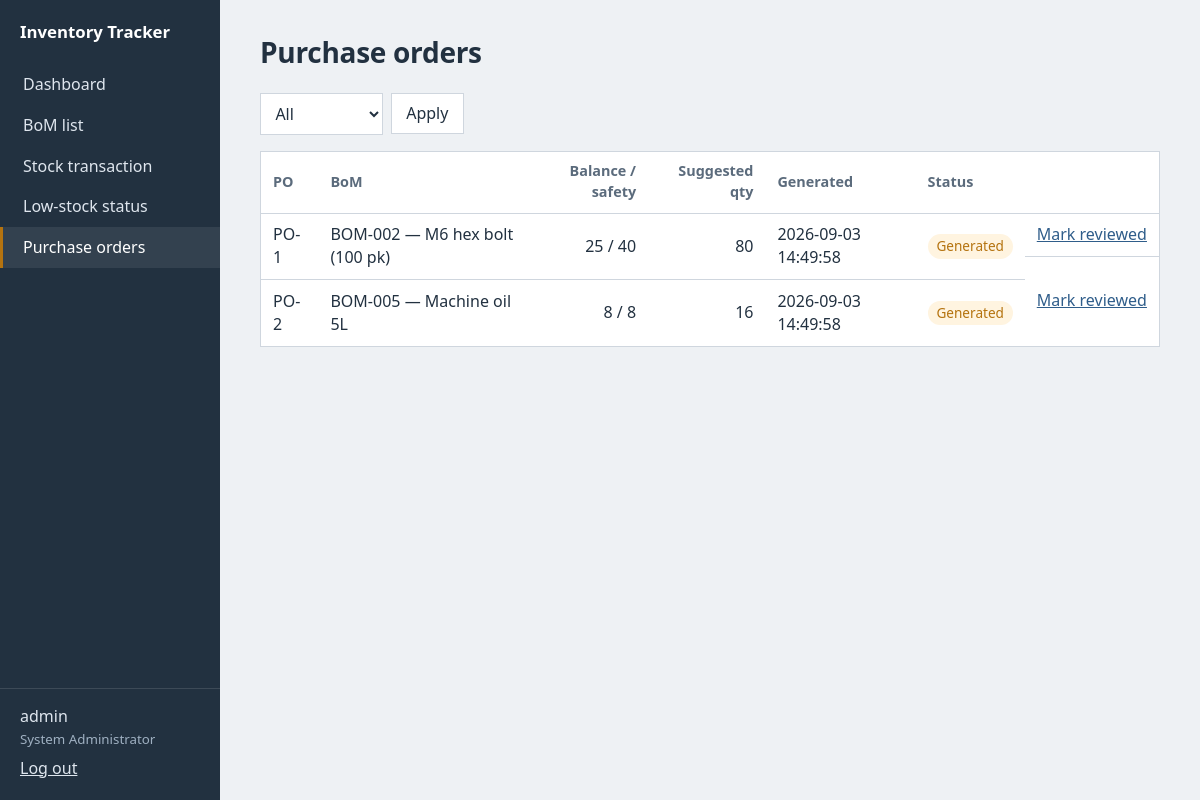
The app's page /purchase-orders/ (signed in) with its own data.
### tables this page shows
CREATE TABLE users (
    user_id        INTEGER PRIMARY KEY AUTOINCREMENT,
    username       TEXT    NOT NULL UNIQUE,
    password_hash  TEXT    NOT NULL,
    role           TEXT    NOT NULL CHECK (role IN (
                       'Inventory Staff', 'Inventory Manager',
                       'Business Owner', 'System Administrator'))
);

CREATE TABLE purchase_order (
    po_id                INTEGER PRIMARY KEY AUTOINCREMENT,
    bom_id               TEXT    NOT NULL REFERENCES bom(bom_id),
    suggested_reorder_qty INTEGER NOT NULL,
    status               TEXT    NOT NULL DEFAULT 'Generated'
                             CHECK (status IN ('Generated', 'Reviewed')),
    generated_date       TEXT    NOT NULL,
    reviewed_by          INTEGER REFERENCES users(user_id)
);

CREATE TABLE bom (
    bom_id             TEXT    PRIMARY KEY,            -- FR13: unique
    bom_name           TEXT    NOT NULL,
    category           TEXT    NOT NULL,
    price              REAL    NOT NULL CHECK (price >= 0),
    opening_balance    INTEGER NOT NULL CHECK (opening_balance >= 0),
    current_balance    INTEGER NOT NULL CHECK (current_balance >= 0),  -- NFR-07
    safety_stock_level INTEGER NOT NULL CHECK (safety_stock_level >= 0),
    reorder_qty        INTEGER NOT NULL CHECK (reorder_qty > 0),       -- fixed qty (SDD §8C)
    is_active          INTEGER NOT NULL DEFAULT 1,     -- FR6: delete = remove from active list
    created_by         INTEGER REFERENCES users(user_id),
    created_date       TEXT    NOT NULL
);

### app/purchase_orders.py (the view)
@bp.route("/")
@login_required
def list_po():
    status = request.args.get("status", "All")
    sql = """SELECT po.*, b.bom_name, b.current_balance, b.safety_stock_level, u.username AS reviewer
             FROM purchase_order po
             JOIN bom b ON b.bom_id = po.bom_id
             LEFT JOIN users u ON u.user_id = po.reviewed_by"""
    params = []
    if status in ("Generated", "Reviewed"):
        sql += " WHERE po.status = ?"
        params.append(status)
    sql += " ORDER BY po.status = 'Reviewed', po.generated_date DESC"
    rows = get_db().execute(sql, params).fetchall()
    return render_template("purchase_orders.html", pos=rows, status=status)

### app/auth.py (called while the page is built)
@bp.before_app_request
def load_user():
    uid = session.get("user_id")
    g.user = get_db().execute("SELECT * FROM users WHERE user_id = ?", (uid,)).fetchone() if uid else None
    g.can_modify = bool(g.user) and g.user["role"] in MODIFY_ROLES

def login_required(view):
    @wraps(view)
    def wrapped(*a, **kw):
        if g.user is None:
            return redirect(url_for("auth.login"))
        return view(*a, **kw)
    return wrapped

### app/db.py (called while the page is built)
def get_db():
    if "db" not in g:
        g.db = sqlite3.connect(current_app.config["DATABASE"])
        g.db.row_factory = sqlite3.Row
        g.db.execute("PRAGMA foreign_keys = ON")
    return g.db

### app/templates/purchase_orders.html
{% extends "base.html" %}{% block title %}Purchase orders · Inventory Tracker{% endblock %}
{% block content %}
<header class="page"><h1>Purchase orders</h1></header>
<form method="get" class="filters">
  <select name="status" aria-label="PO status">
    {% for s in ['All', 'Generated', 'Reviewed'] %}<option {{ 'selected' if s == status }}>{{ s }}</option>{% endfor %}
  </select>
  <button>Apply</button>
</form>
{% if pos %}
<table>
  <thead><tr><th>PO</th><th>BoM</th><th class="num">Balance / safety</th><th class="num">Suggested qty</th><th>Generated</th><th>Status</th><th></th></tr></thead>
  <tbody>{% for p in pos %}
  <tr><td>PO-{{ p.po_id }}</td><td>{{ p.bom_id }} — {{ p.bom_name }}</td>
    <td class="num">{{ p.current_balance }} / {{ p.safety_stock_level }}</td>
    <td class="num">{{ p.suggested_reorder_qty }}</td><td>{{ p.generated_date }}</td>
    <td><span class="badge {{ 'warn' if p.status == 'Generated' else 'ok' }}">{{ p.status }}{% if p.reviewer %} by {{ p.reviewer }}{% endif %}</span></td>
    <td class="row-actions">{% if p.status == 'Generated' and g.can_modify %}
      <form method="post" action="{{ url_for('po.review', po_id=p.po_id) }}"><button class="link">Mark reviewed</button></form>{% endif %}</td></tr>
  {% endfor %}</tbody>
</table>
{% else %}<p class="empty">No purchase orders. They appear automatically when a BoM reaches its safety stock level.</p>{% endif %}
{% endblock %}

### app/templates/base.html (shortened to what this page needs)
<!doctype html>
<html lang="en">
<head>
<link rel="stylesheet" href="{{ url_for('static', filename='style.css') }}">
</head>
<body>
{% if g.user %}
<nav class="side">
  <div class="brand">Inventory Tracker</div>
  <a href="{{ url_for('dashboard.index') }}" class="{{ 'on' if request.endpoint == 'dashboard.index' }}">Dashboard</a>
  <a href="{{ url_for('bom.list_bom') }}" class="{{ 'on' if request.endpoint and request.endpoint.startswith('bom.') }}">BoM list</a>
  <a href="{{ url_for('txn.new') }}" class="{{ 'on' if request.endpoint == 'txn.new' }}">Stock transaction</a>
  <a href="{{ url_for('dashboard.low_stock') }}" class="{{ 'on' if request.endpoint == 'dashboard.low_stock' }}">Low-stock status</a>
  <a href="{{ url_for('po.list_po') }}" class="{{ 'on' if request.endpoint and request.endpoint.startswith('po.') }}">Purchase orders</a>
  <div class="who">
    <span>{{ g.user.username }}</span>
    <small>{{ g.user.role }}</small>
    <form method="post" action="{{ url_for('auth.logout') }}"><button class="link">Log out</button></form>
  </div>
</nav>
{% endif %}
<main class="{{ 'with-nav' if g.user }}">
  {% block content %}{% endblock %}
</main>
</body>
</html>

### app/static/style.css (style rules this page uses)
:root { --ink: #223140; --ink-soft: #5b6b7c; --paper: #eef1f4; --panel: #ffffff; --line: #cfd6de; --steel: #2f5d8a; --steel-dark: #244a6f; --amber: #b5730f; --amber-bg: #fff4e0; --moss: #3d7a4a; --moss-bg: #e9f4ea; --red: #a63d3d; --red-bg: #fbe9e9; --nav-w: 220px; }
* { box-sizing: border-box; }
html { font-size: 16px; }
body { margin: 0; background: var(--paper); color: var(--ink); font-family: "Avenir Next", "Segoe UI", "Helvetica Neue", Arial, sans-serif; line-height: 1.45; }
a { color: var(--steel); }
h1 { font-size: 1.75rem; font-weight: 600; margin: 0; letter-spacing: -0.01em; }
.side { position: fixed; inset: 0 auto 0 0; width: var(--nav-w); background: var(--ink); color: #dfe6ee; display: flex; flex-direction: column; padding: 1.25rem 0; }
.side .brand { font-weight: 600; color: #fff; padding: 0 1.25rem 1.25rem; font-size: 1.05rem; }
.side a { color: inherit; text-decoration: none; padding: 0.55rem 1.25rem; border-left: 3px solid transparent; }
.side a.on { border-left-color: var(--amber); color: #fff; background: rgba(255,255,255,.08); }
.side .who { margin-top: auto; padding: 1rem 1.25rem 0; border-top: 1px solid rgba(255,255,255,.12); display: grid; gap: 0.1rem; }
.side .who small { color: #9fb0c1; }
.side .who .link { color: #dfe6ee; padding: 0.4rem 0 0; }
main { padding: 2rem 2.5rem 3rem; max-width: 1100px; }
main.with-nav { margin-left: var(--nav-w); }
header.page { display: flex; align-items: center; justify-content: space-between; gap: 1rem; margin-bottom: 1.25rem; }
input, select, button { font: inherit; }
input:not([type=radio]), select { width: 100%; padding: 0.5rem 0.65rem; border: 1px solid var(--line); background: #fff; color: var(--ink); }
.filters { display: flex; gap: 0.5rem; align-items: center; margin-bottom: 1rem; flex-wrap: wrap; }
.filters input, .filters select { width: auto; }
button, .button { display: inline-block; padding: 0.5rem 0.9rem; border: 1px solid var(--line); background: #fff; color: var(--ink); text-decoration: none; cursor: pointer; }
button.link { background: none; border: 0; padding: 0; color: var(--steel); text-decoration: underline; }
table { width: 100%; border-collapse: collapse; background: var(--panel); border: 1px solid var(--line); }
th, td { text-align: left; padding: 0.6rem 0.75rem; border-bottom: 1px solid var(--line); vertical-align: middle; }
th { font-weight: 600; color: var(--ink-soft); font-size: 0.9rem; }
tr:last-child td { border-bottom: 0; }
.num { text-align: right; font-variant-numeric: tabular-nums; }
.badge { display: inline-block; padding: 0.15rem 0.55rem; border-radius: 999px; font-size: 0.85rem; }
.badge.warn { background: var(--amber-bg); color: var(--amber); }
.row-actions { display: flex; gap: 0.75rem; align-items: center; white-space: nowrap; }
.row-actions form { display: inline; }
@media (prefers-reduced-motion: no-preference) { button, .button, .side a { transition: background-color .12s; } }

### records on screen
users: user.username "admin", user.role "System Administrator"
purchase_order: po_id "1", bom_id "BOM-002", bom_name "M6 hex bolt (100 pk)", current_balance "25", safety_stock_level "40", suggested_reorder_qty "80", generated_date "2026-09-03 14:49:58", status "Generated"
purchase_order: po_id "2", bom_id "BOM-005", bom_name "Machine oil 5L", current_balance "8", safety_stock_level "8", suggested_reorder_qty "16", generated_date "2026-09-03 14:49:58", status "Generated"

### other values on screen
form field status "All"
